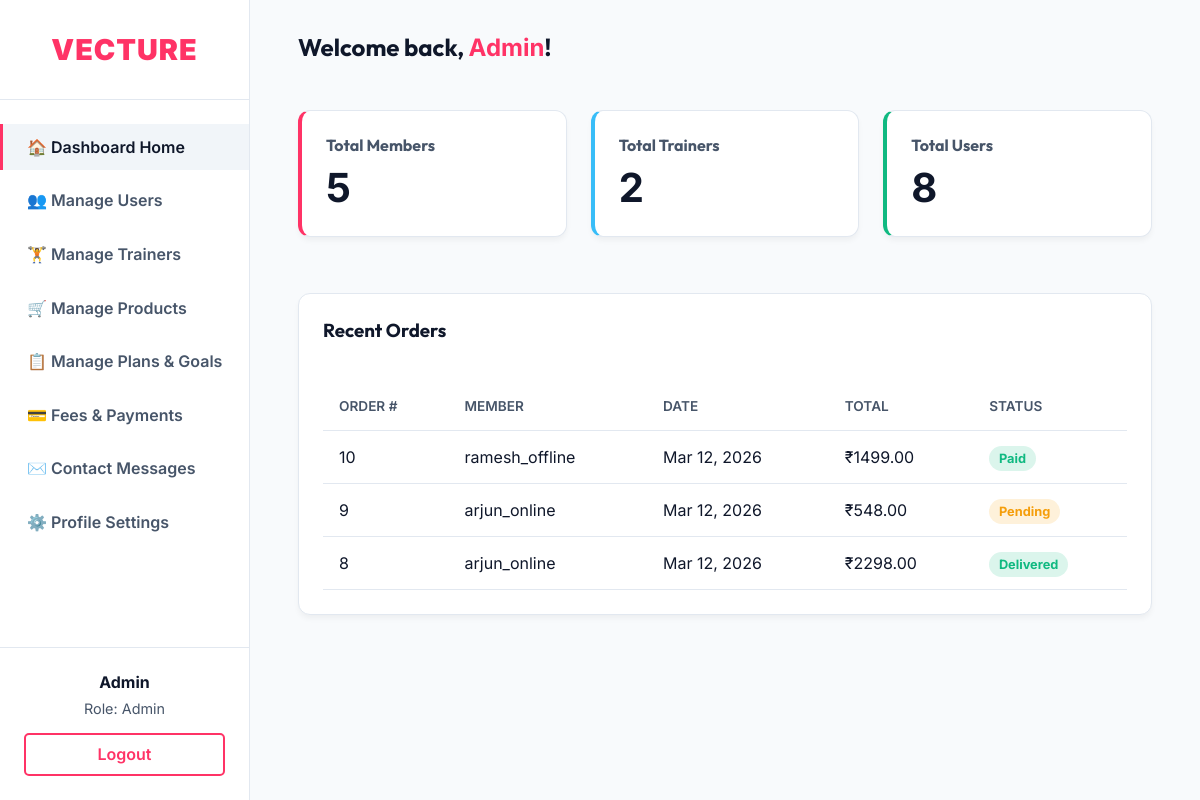
The page /dashboard/admin/ (signed in) on the database its author committed.
### accounts/models.py (models this page shows, shortened)
class User(AbstractUser):
    ROLE_CHOICES = (
        ('admin', 'Admin'),
        ('trainer', 'Trainer'),
        ('member', 'Member'),
    )
    MEMBER_TYPE_CHOICES = (
        ('online', 'Online'),
        ('offline', 'Offline'),
    )
    role = models.CharField(max_length=20, choices=ROLE_CHOICES, default='member')
    member_type = models.CharField(max_length=20, choices=MEMBER_TYPE_CHOICES, blank=True, null=True)
    phone_no = models.CharField(max_length=20, blank=True, null=True)

### shop/models.py (models this page shows, shortened)
class Order(models.Model):
    STATUS_CHOICES = (
        ('pending', 'Pending'),
        ('paid', 'Paid'),
        ('shipped', 'Shipped'),
        ('delivered', 'Delivered'),
        ('cancelled', 'Cancelled'),
    )
    member = models.ForeignKey(User, on_delete=models.CASCADE, related_name='orders')
    date_ordered = models.DateTimeField(auto_now_add=True)
    total_amount = models.DecimalField(max_digits=10, decimal_places=2, default=0.00)
    status = models.CharField(max_length=20, choices=STATUS_CHOICES, default='pending')

### dashboard/views.py (the view)
# urls.py: path('admin/', views.admin_dashboard, name='admin_dashboard'),
@login_required
def admin_dashboard(request):
    if not (request.user.is_superuser or request.user.role == 'admin'):
        return redirect('core:home')
    context = {
        'total_users': User.objects.count(),
        'total_trainers': User.objects.filter(role='trainer').count(),
        'total_members': User.objects.filter(role='member').count(),
        'recent_orders': Order.objects.order_by('-date_ordered')[:5],
    }
    return render(request, 'dashboard/admin/home.html', context)

### templates/dashboard/admin/home.html
{% extends 'dashboard/base_dashboard.html' %}
{% block dashboard_content %}
<div style="display: grid; grid-template-columns: repeat(auto-fit, minmax(250px, 1fr)); gap: 1.5rem; margin-bottom: 2rem;">
    <div class="card" style="border-left: 4px solid var(--primary);">
        <h3 style="color: var(--text-muted); font-size: 1rem;">Total Members</h3>
        <p style="font-size: 2.5rem; font-weight: bold; margin-top: 0.5rem;">{{ total_members }}</p>
    </div>
    <div class="card" style="border-left: 4px solid #38bdf8;">
        <h3 style="color: var(--text-muted); font-size: 1rem;">Total Trainers</h3>
        <p style="font-size: 2.5rem; font-weight: bold; margin-top: 0.5rem;">{{ total_trainers }}</p>
    </div>
    <div class="card" style="border-left: 4px solid #10b981;">
        <h3 style="color: var(--text-muted); font-size: 1rem;">Total Users</h3>
        <p style="font-size: 2.5rem; font-weight: bold; margin-top: 0.5rem;">{{ total_users }}</p>
    </div>
</div>
<div class="card">
    <h3 style="margin-bottom: 1.5rem;">Recent Orders</h3>
    <div class="table-responsive">
        <table>
            <thead>
                <tr>
                    <th>Order #</th>
                    <th>Member</th>
                    <th>Date</th>
                    <th>Total</th>
                    <th>Status</th>
                </tr>
            </thead>
            <tbody>
                {% for order in recent_orders %}
                <tr>
                    <td>{{ order.id }}</td>
                    <td>{{ order.member.username }}</td>
                    <td>{{ order.date_ordered|date:"M d, Y" }}</td>
                    <td>&#8377;{{ order.total_amount }}</td>
                    <td>
                        <span class="badge {% if order.status == 'pending' %}bg-warning{% elif order.status == 'paid' or order.status == 'delivered' %}bg-success{% else %}bg-danger{% endif %}">
                            {{ order.get_status_display }}
                        </span>
                    </td>
                </tr>
                {% empty %}
                <tr>
                    <td colspan="5" style="text-align: center;">No orders found.</td>
                </tr>
                {% endfor %}
            </tbody>
        </table>
    </div>
</div>
{% endblock %}

### templates/dashboard/base_dashboard.html (shortened to what this page needs)
<!DOCTYPE html>
<html lang="en">
<head>
</head>
<body>
    <nav class="sidebar">
        <div class="sidebar-header">
            <a href="{% url 'core:home' %}" class="brand">Vecture</a>
        </div>
        <ul class="sidebar-menu" id="sidebarMenu">
            <li><a href="{% url 'dashboard:dashboard_home' %}" class="active">🏠 Dashboard Home</a></li>
            {% if user.role == 'admin' or user.is_superuser %}
                <li><a href="{% url 'dashboard:admin_users' %}">👥 Manage Users</a></li>
                <li><a href="{% url 'dashboard:admin_trainers' %}">🏋️ Manage Trainers</a></li>
                <li><a href="{% url 'dashboard:admin_products' %}">🛒 Manage Products</a></li>
                <li><a href="{% url 'dashboard:admin_plans' %}">📋 Manage Plans & Goals</a></li>
                <li><a href="{% url 'dashboard:admin_payments' %}">💳 Fees & Payments</a></li>
                <li><a href="{% url 'dashboard:admin_messages' %}">✉️ Contact Messages</a></li>
            {% endif %}
            {% if user.role == 'admin' or user.is_superuser %}
                <li><a href="{% url 'dashboard:admin_profile' %}">⚙️ Profile Settings</a></li>
            {% elif user.role == 'trainer' %}
                <li><a href="{% url 'dashboard:trainer_profile' %}">⚙️ Profile Settings</a></li>
            {% elif user.role == 'member' %}
                <li><a href="{% url 'dashboard:member_profile' %}">⚙️ Profile Settings</a></li>
            {% endif %}
        </ul>
        <div class="user-info" id="sidebarUserInfo">
            <p style="font-weight: bold; margin-bottom: 0.5rem;">{{ user.username|title }}</p>
            <p style="color: var(--text-muted); font-size: 0.9rem; margin-bottom: 1rem;">Role: {{ user.get_role_display }}</p>
            <a href="{% url 'accounts:logout' %}" class="btn btn-outline" style="width: 100%; display:block; text-align:center;">Logout</a>
        </div>
    </nav>
    <main class="main-content">
        <div class="topbar">
            <h2>Welcome back, <span style="color: var(--primary);">{{ user.username|title }}</span>!</h2>
        </div>
        {% block dashboard_content %}{% endblock %}
    </main>
</body>
</html>

### templates/dashboard/base_dashboard.html (style rules this page uses)
:root { --primary: #FF3366; --primary-dark: #cc0033; --bg-dark: #f8fafc; --bg-card: #ffffff; --bg-hover: #f1f5f9; --text-light: #0f172a; --text-muted: #475569; --border: #e2e8f0; --sidebar-width: 250px; }
* { margin: 0; padding: 0; box-sizing: border-box; font-family: 'Inter', sans-serif; }
body { background-color: var(--bg-dark); color: var(--text-light); display: flex; min-height: 100vh; }
h1, h2, h3, h4 { font-family: 'Outfit', sans-serif; }
.sidebar { width: var(--sidebar-width); background-color: var(--bg-card); border-right: 1px solid var(--border); display: flex; flex-direction: column; position: fixed; height: 100vh; overflow-y: auto; z-index: 100; }
.sidebar-header { padding: 2rem 1.5rem; text-align: center; border-bottom: 1px solid var(--border); }
.sidebar-header .brand { font-size: 1.8rem; color: var(--primary); text-decoration: none; font-weight: 900; letter-spacing: 1px; text-transform: uppercase; }
.sidebar-menu { list-style: none; flex-grow: 1; padding: 1.5rem 0; }
.sidebar-menu li { margin-bottom: 0.5rem; }
.sidebar-menu a { display: block; padding: 0.8rem 1.5rem; color: var(--text-muted); text-decoration: none; font-weight: 600; transition: all 0.3s; border-left: 3px solid transparent; }
.sidebar-menu a:hover, .sidebar-menu a.active { color: var(--text-light); background-color: var(--bg-hover); border-left-color: var(--primary); }
.user-info { padding: 1.5rem; border-top: 1px solid var(--border); text-align: center; }
.main-content { flex-grow: 1; margin-left: var(--sidebar-width); padding: 2rem 3rem; overflow-y: auto; width: 100%; }
.topbar { display: flex; justify-content: space-between; align-items: center; margin-bottom: 3rem; }
.card { background: var(--bg-card); border-radius: 12px; padding: 1.5rem; border: 1px solid var(--border); box-shadow: 0 4px 6px -1px rgba(0, 0, 0, 0.05); margin-bottom: 1.5rem; }
.btn { background: linear-gradient(135deg, var(--primary), var(--primary-dark)); color: white; padding: 0.6rem 1.2rem; border-radius: 5px; text-decoration: none; font-weight: 600; border: none; cursor: pointer; transition: transform 0.3s, box-shadow 0.3s; display: inline-flex; align-items: center; justify-content: center; }
.btn-outline { background: transparent; border: 2px solid var(--primary); color: var(--primary); }
.table-responsive { overflow-x: auto; width: 100%; }
table { width: 100%; border-collapse: collapse; margin-top: 1rem; }
th, td { padding: 1rem; text-align: left; border-bottom: 1px solid var(--border); }
th { color: var(--text-muted); font-weight: 600; text-transform: uppercase; font-size: 0.85rem; }
.badge { padding: 0.3rem 0.6rem; border-radius: 20px; font-size: 0.8rem; font-weight: bold; }
.bg-success { background: rgba(16, 185, 129, 0.15); color: #10b981; }
.bg-warning { background: rgba(245, 158, 11, 0.15); color: #f59e0b; }

### rows shown on the page
User: username "Admin", role "Admin"
Order: id "10", member.username "ramesh_offline", date_ordered "Mar 12, 2026", total_amount "1499.00", status "Paid"
Order: id "9", member.username "arjun_online", date_ordered "Mar 12, 2026", total_amount "548.00", status "Pending"
Order: id "8", member.username "arjun_online", date_ordered "Mar 12, 2026", total_amount "2298.00", status "Delivered"

### other values the page prints
{{ total_members }} "5"
{{ total_trainers }} "2"
{{ total_users }} "8"
